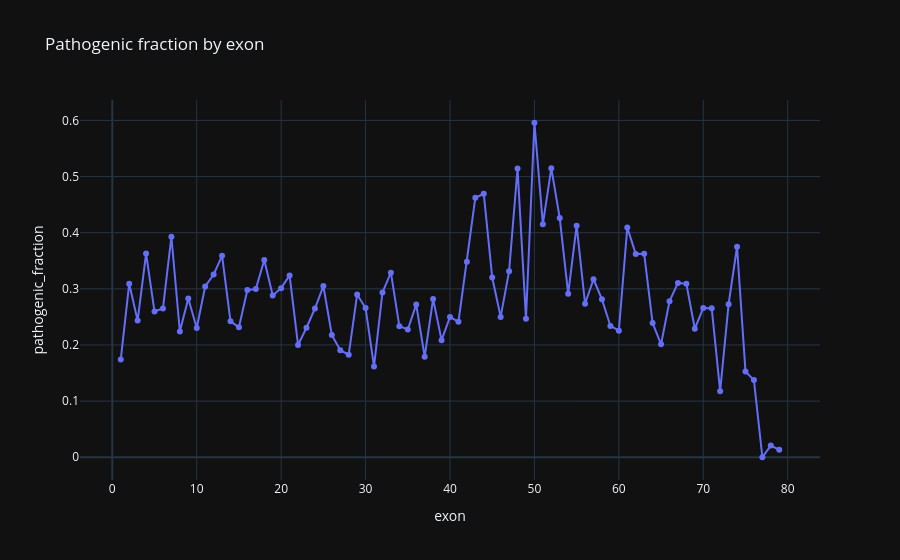

Notebook source saved alongside this figure:
### Markdown cell above
## 3. 📊 exon pathogenic fraction

### Code cell
tmp = d.dropna(subset=['exon_num']).copy()
tmp['exon'] = tmp['exon_num'].astype(int)
tbl = tmp.groupby('exon').agg(pathogenic_fraction=('pathogenic', 'mean'), n=('var_id', 'size')).reset_index()
fig = px.line(tbl, x='exon', y='pathogenic_fraction', markers=True, title='Pathogenic fraction by exon')
fig.show()

### Figure 1 — Plotly figure (JSON) as saved in the notebook; plotly's stock layout.template omitted (floating-point values rounded to 4 significant figures)
{"data": [{"hovertemplate": "exon=%{x}<br>pathogenic_fraction=%{y}<extra></extra>", "legendgroup": "", "line": {"color": "#636efa", "dash": "solid"}, "marker": {"symbol": "circle"}, "mode": "lines+markers", "name": "", "orientation": "v", "showlegend": false, "x": [1, 2, 3, 4, 5, 6, 7, 8, 9, 10, 11, 12, 13, 14, 15, 16, 17, 18, 19, 20, 21, 22, 23, 24, 25, 26, 27, 28, 29, 30, 31, 32, 33, 34, 35, 36, 37, 38, 39, 40, 41, 42, 43, 44, 45, 46, 47, 48, 49, 50, 51, 52, 53, 54, 55, 56, 57, 58, 59, 60, 61, 62, 63, 64, 65, 66, 67, 68, 69, 70, 71, 72, 73, 74, 75, 76, 77, 78, 79], "xaxis": "x", "y": [0.1739, 0.3089, 0.2435, 0.363, 0.2596, 0.2652, 0.3929, 0.224, 0.2827, 0.2303, 0.3041, 0.3254, 0.359, 0.2421, 0.2315, 0.298, 0.2995, 0.3515, 0.2883, 0.3013, 0.3239, 0.2, 0.2308, 0.265, 0.305, 0.2178, 0.1908, 0.1827, 0.2898, 0.2658, 0.1616, 0.2937, 0.3288, 0.2336, 0.2276, 0.2719, 0.179, 0.2821, 0.2086, 0.25, 0.2412, 0.3483, 0.4623, 0.4694, 0.3202, 0.25, 0.3316, 0.5144, 0.2466, 0.5959, 0.4152, 0.5149, 0.426, 0.291, 0.4125, 0.2735, 0.3171, 0.2812, 0.2339, 0.2256, 0.4091, 0.3622, 0.3625, 0.2391, 0.2013, 0.2778, 0.3106, 0.3089, 0.2289, 0.2661, 0.2656, 0.1176, 0.2727, 0.375, 0.1527, 0.1374, 0.0, 0.02083, 0.01333], "yaxis": "y", "type": "scatter"}], "layout": {"xaxis": {"anchor": "y", "domain": [0.0, 1.0], "title": {"text": "exon"}}, "yaxis": {"anchor": "x", "domain": [0.0, 1.0], "title": {"text": "pathogenic_fraction"}}, "legend": {"tracegroupgap": 0}, "title": {"text": "Pathogenic fraction by exon"}}}
